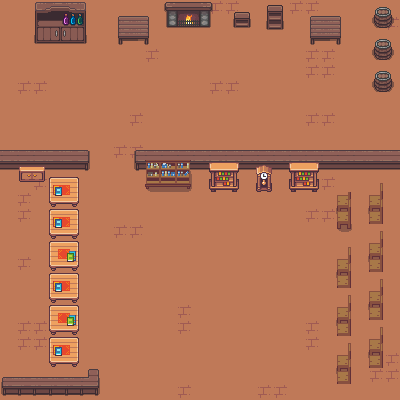

Rendered tile map (Tiled .tmx) drawn with the repository's tilesets; below, a short description and the map source with its tile grids summarised:
An orthogonal 25x25 tile map with 16x16 px tiles, 3 tile layers (Ground, Objects, Objects 2), 4 tilesets and 21 objects.

<map version="1.5" tiledversion="1.5.0" orientation="orthogonal" renderorder="right-down" width="25" height="25" tilewidth="16" tileheight="16" infinite="0" nextlayerid="5" nextobjectid="23">
 <tileset firstgid="1" source="props/scenario_08.tsx" />
 <tileset firstgid="1001" source="props/scenario_09.tsx" />
 <tileset firstgid="1277" source="props/scenario_10.tsx" />
 <tileset firstgid="1533" source="props/scenario_11.tsx" />
 <layer id="1" name="Ground" width="25" height="25">
  <data>[625 cells, 625 non-empty, 2 distinct tile ids]</data>
 </layer>
 <layer id="2" name="Objects" width="25" height="25">
  <data>[625 cells, 160 non-empty, 66 distinct tile ids]</data>
 </layer>
 <layer id="4" name="Objects 2" width="25" height="25">
  <data>[625 cells, 32 non-empty, 20 distinct tile ids]</data>
 </layer>
 <objectgroup id="3" name="Mask" visible="0">
  <object id="1" x="0.75" y="369.25" width="97" height="25.5" />
  <object id="2" x="49.3333" y="177.667" width="46" height="188.667" />
  <object id="3" x="337.333" y="194.667" width="14" height="34.6667" />
  <object id="4" x="337.333" y="258.667" width="13.3333" height="29.6667" />
  <object id="5" x="336.333" y="307" width="15" height="28.6667" />
  <object id="6" x="337" y="355.333" width="14.3333" height="29.3333" />
  <object id="7" x="369" y="338.667" width="14" height="29.3333" />
  <object id="8" x="369.333" y="289.333" width="14" height="30.6667" />
  <object id="10" x="369.333" y="231" width="14" height="40.6667" />
  <object id="11" x="370.333" y="183.333" width="13.6667" height="39.6667" />
  <object id="12" x="138" y="150.5" width="262" height="18" />
  <object id="13" x="-0.25" y="150.25" width="88.25" height="18.25" />
  <object id="14" x="34.9091" y="2.36364" width="50.7273" height="40.7273" />
  <object id="15" x="118.727" y="16.3636" width="29.4545" height="27.0909" />
  <object id="16" x="165.636" y="2" width="44.5455" height="25.8182" />
  <object id="17" x="234.909" y="12.1818" width="15.2727" height="15.2727" />
  <object id="18" x="267.818" y="4.90909" width="15.2727" height="25.0909" />
  <object id="19" x="310.364" y="16.1818" width="29.8182" height="28.1818" />
  <object id="20" x="374.182" y="8.18182" width="17.6364" height="18.5455" />
  <object id="21" x="374.182" y="39.4545" width="17.6364" height="19.6364" />
  <object id="22" x="374" y="71.2727" width="17.6364" height="19.8182" />
 </objectgroup>
</map>
